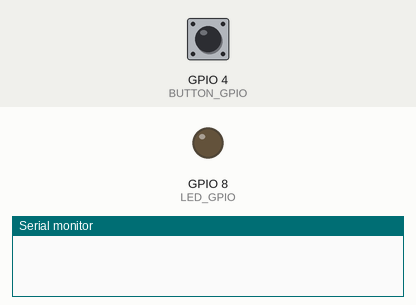
This program was run on a simulated ESP32-C3. Parts: output pins drawn as LEDs (lit = HIGH), the last lines printed to the serial monitor. Inputs (shaded band) come from the test bench; at power-on: GPIO 4 (BUTTON_GPIO) HIGH.

Above: at 0.0 s.
At 2.9 s:
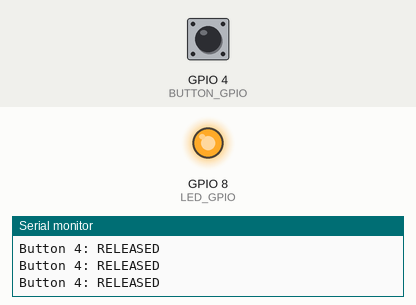
3.0 s: GPIO 4 (BUTTON_GPIO) pulled LOW for 0.15 s
At 4.3 s:
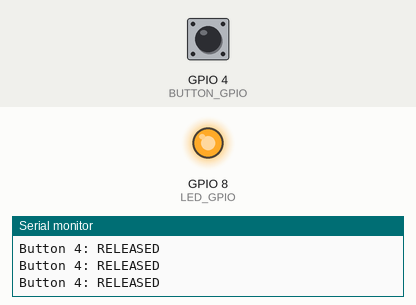
Timing chart, 0 to 6.0 s (numbered marks = the images above; inputs shaded):
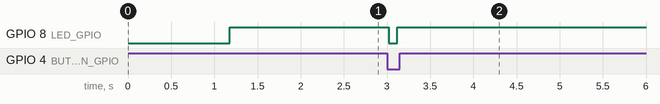

Measured:
- after the input at 3.0 s, GPIO 8 (LED_GPIO): HIGH → LOW at once, → HIGH 0.10 s later

The program:

main.cpp
```cpp
#include <Arduino.h>
#include <WiFi.h>
#include <esp_now.h>
#include "../../shared/Message.h"

#ifndef TRANSMITTER_LED_GPIO
#define TRANSMITTER_LED_GPIO 8
#endif

#ifndef TRANSMITTER_ID
#define TRANSMITTER_ID 1
#endif

#ifndef TRANSMITTER_LED_ACTIVE_LOW
#define TRANSMITTER_LED_ACTIVE_LOW 1
#endif

static const int BUTTON_GPIO = 4;
static const int LED_GPIO = TRANSMITTER_LED_GPIO;
static const uint8_t DESTINATION_ID = static_cast<uint8_t>(TRANSMITTER_ID);
static bool last_button_state = HIGH;
static uint32_t seq_num = 0;

static void setLedState(bool on) {
    digitalWrite(LED_GPIO, TRANSMITTER_LED_ACTIVE_LOW ? (on ? LOW : HIGH) : (on ? HIGH : LOW));
}

static void blinkStartupId(uint8_t id) {
    if (id == 0) {
        return;
    }

    for (uint8_t i = 0; i < id; ++i) {
        setLedState(true);
        delay(180);
        setLedState(false);
        delay(180);
    }

    delay(400);
}

static uint8_t receiver_mac[6] = {0xFF, 0xFF, 0xFF, 0xFF, 0xFF, 0xFF};

void onDataSent(const uint8_t *mac_addr, esp_now_send_status_t status) {
    if (status == ESP_NOW_SEND_SUCCESS) {
        if (mac_addr) {
            Serial.printf("Data sent successfully to %02x:%02x:%02x:%02x:%02x:%02x\n",
                          mac_addr[0], mac_addr[1], mac_addr[2], mac_addr[3], mac_addr[4], mac_addr[5]);
        } else {
            Serial.println("Data sent successfully");
        }
    } else {
        Serial.println("Data send failed");
    }
}

void setup() {
    Serial.begin(115200);
    delay(1000);

    pinMode(BUTTON_GPIO, INPUT_PULLUP);
    pinMode(LED_GPIO, OUTPUT);
    setLedState(false);
    blinkStartupId(DESTINATION_ID);

    WiFi.mode(WIFI_STA);
    WiFi.disconnect();

    if (esp_now_init() != ESP_OK) {
        Serial.println("Error initializing ESP-NOW");
        return;
    }

    esp_now_register_send_cb(onDataSent);

    esp_now_peer_info_t peerInfo = {};
    memcpy(peerInfo.peer_addr, receiver_mac, 6);
    peerInfo.channel = 0;
    peerInfo.encrypt = false;

    if (esp_now_add_peer(&peerInfo) != ESP_OK) {
        Serial.println("Failed to add peer");
    }

    Serial.println("ESP-NOW Transmitter Initialized");
    Serial.printf("MAC Address: %s\n", WiFi.macAddress().c_str());
    Serial.printf("Single button on GPIO 4 sends FLASH to receiver ID %u\n", DESTINATION_ID);
}

void loop() {
    bool current_button_state = digitalRead(BUTTON_GPIO);

    if (last_button_state == HIGH && current_button_state == LOW) {
        Trigger trig;
        trig.cmd = TriggerCmd::FLASH;
        trig.destination_id = DESTINATION_ID;
        trig.priority = 0;
        trig.reserved = 0;
        trig.seq_num = seq_num++;

        esp_err_t result = esp_now_send(receiver_mac, (uint8_t *)&trig, sizeof(trig));

        if (result == ESP_OK) {
            Serial.printf("Button pressed! Sent FLASH trigger to dest %u (#%u)\n", trig.destination_id, trig.seq_num);
        } else {
            Serial.printf("Failed to send FLASH trigger: %d\n", result);
        }

        setLedState(true);
        delay(100);
        setLedState(false);
    }

    Serial.printf("Button 4: %s\n", current_button_state == LOW ? "PRESSED" : "RELEASED");

    last_button_state = current_button_state;
    delay(50);
}
```
